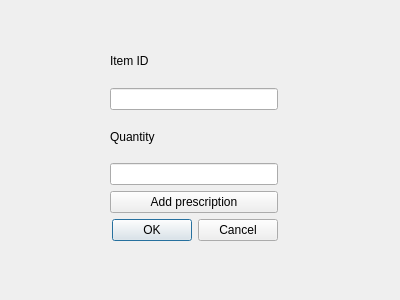
<?xml version="1.0" encoding="UTF-8"?>
<ui version="4.0">
 <class>prescription</class>
 <widget class="QDialog" name="prescription">
  <property name="geometry">
   <rect>
    <x>0</x>
    <y>0</y>
    <width>400</width>
    <height>300</height>
   </rect>
  </property>
  <property name="windowTitle">
   <string>Dialog</string>
  </property>
  <widget class="QWidget" name="verticalLayoutWidget">
   <property name="geometry">
    <rect>
     <x>110</x>
     <y>40</y>
     <width>168</width>
     <height>201</height>
    </rect>
   </property>
   <layout class="QVBoxLayout" name="verticalLayout">
    <item>
     <widget class="QLabel" name="label">
      <property name="text">
       <string>Item ID</string>
      </property>
     </widget>
    </item>
    <item>
     <widget class="QLineEdit" name="lineEdit_id"/>
    </item>
    <item>
     <widget class="QLabel" name="label_2">
      <property name="text">
       <string>Quantity</string>
      </property>
     </widget>
    </item>
    <item>
     <widget class="QLineEdit" name="lineEdit_2"/>
    </item>
    <item>
     <widget class="QPushButton" name="pushButton">
      <property name="text">
       <string>Add prescription</string>
      </property>
     </widget>
    </item>
    <item>
     <widget class="QDialogButtonBox" name="buttonBox">
      <property name="orientation">
       <enum>Qt::Horizontal</enum>
      </property>
      <property name="standardButtons">
       <set>QDialogButtonBox::Cancel|QDialogButtonBox::Ok</set>
      </property>
     </widget>
    </item>
   </layout>
  </widget>
 </widget>
 <resources/>
 <connections>
  <connection>
   <sender>buttonBox</sender>
   <signal>accepted()</signal>
   <receiver>prescription</receiver>
   <slot>accept()</slot>
   <hints>
    <hint type="sourcelabel">
     <x>248</x>
     <y>254</y>
    </hint>
    <hint type="destinationlabel">
     <x>157</x>
     <y>274</y>
    </hint>
   </hints>
  </connection>
  <connection>
   <sender>buttonBox</sender>
   <signal>rejected()</signal>
   <receiver>prescription</receiver>
   <slot>reject()</slot>
   <hints>
    <hint type="sourcelabel">
     <x>316</x>
     <y>260</y>
    </hint>
    <hint type="destinationlabel">
     <x>286</x>
     <y>274</y>
    </hint>
   </hints>
  </connection>
 </connections>
</ui>
